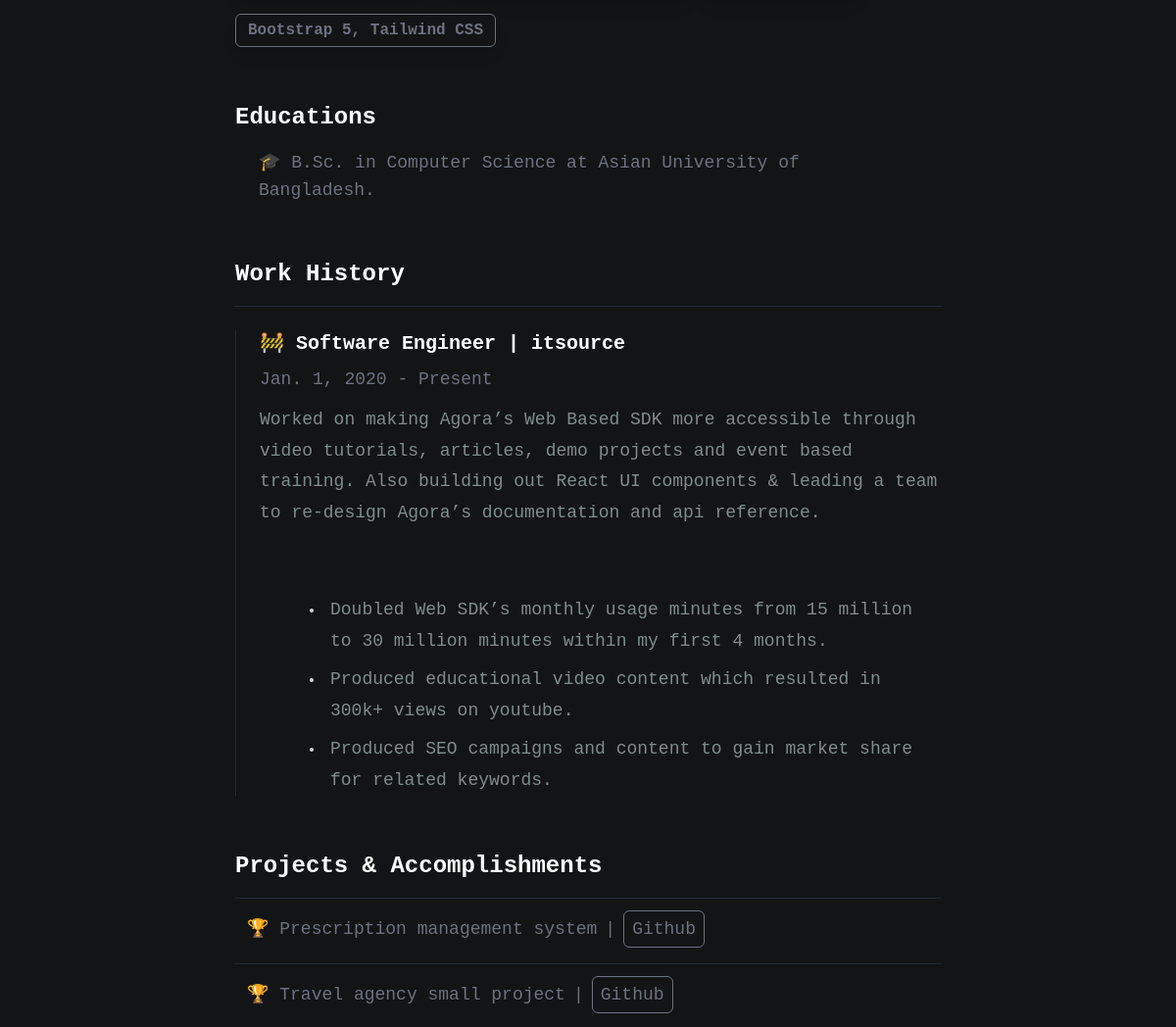
The app's page / (middle part), older data.
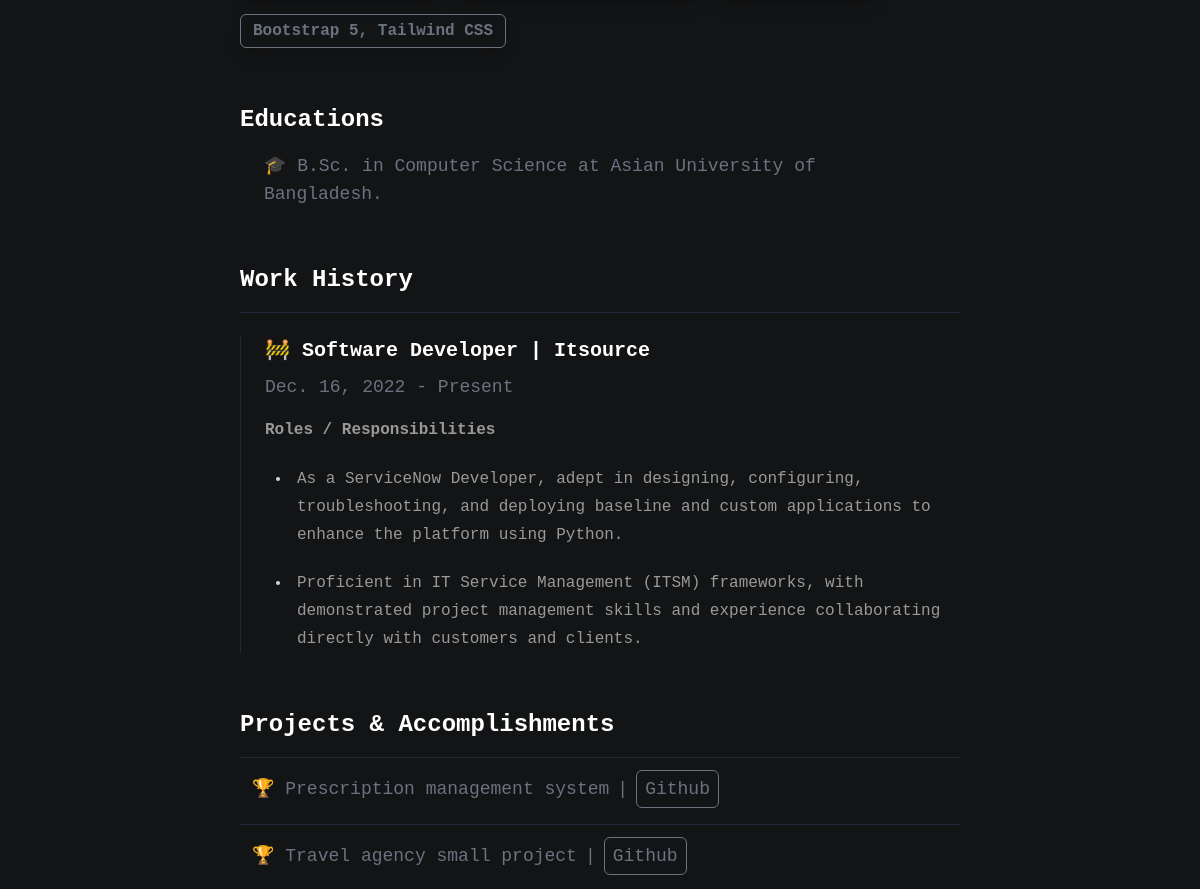
The same page, newer data.
### app_main/models.py (models this page shows, shortened)
class TechStackModel(models.Model):
    field = models.CharField(max_length=555, null=True, verbose_name="Add Field")
    class Meta:
        verbose_name = "Tech Stack"
        verbose_name_plural = "Tech Stacks"
        ordering = ["-id"]

class EducationsModel(models.Model):
    field = models.CharField(max_length=555, null=True, verbose_name="Add Field")
    class Meta:
        verbose_name = "Education"
        verbose_name_plural = "Educations"
        ordering = ["-id"]

class WorksModel(models.Model):
    designation = models.CharField(max_length=155, null=True)
    company = models.CharField(max_length=155, null=True, verbose_name="Company Name")
    link = models.URLField(null=True, blank=True, default="https://www.google.com/", verbose_name="Company Link")
    job_start_date = models.DateField(default=timezone.now)
    job_end_date = models.DateField(null=True, blank=True)
    details = RichTextUploadingField(null=True, verbose_name="Job Summary")
    class Meta:
        verbose_name = "Work History"
        verbose_name_plural = "Works History"
        ordering = ["-id"]

class ProjectsModel(models.Model):
    title = models.CharField(max_length=555, null=True, verbose_name="Project Title")
    link_git = models.URLField(null=True, blank=True, default="https://www.google.com/", verbose_name="Github Link")
    link_live = models.URLField(null=True, blank=True, default="https://www.google.com/", verbose_name="Live Link")
    class Meta:
        verbose_name = "Project & Accomplishment"
        verbose_name_plural = "Projects & Accomplishments"
        ordering = ["-id"]

### app_main/views.py (the view)
# urls.py: path("", index_view, name="index"),
def index_view(request):
    context = {
        'info': get_object_or_404(InfoModel, id=1),
        'skills': SkillsQualificationsModel.objects.all().order_by('id'),
        'stacks': TechStackModel.objects.all().order_by('id'),
        'edu': EducationsModel.objects.all().order_by('id'),
        'publications': PublicationModel.objects.all().order_by('id'),
        'projects': ProjectsModel.objects.all().order_by('-id'),
        'works': WorksModel.objects.all().order_by('id'),
    }
    return render(request, 'app_main/index.html', context)

### templates/app_main/index.html (shortened to what this page needs)
{% extends 'base.html' %}
{% load static %}
{% block main %}
    <section class="my-14">
        {% if stacks %}
        <div class="my-6 flex flex-wrap gap-4">
            {% for stack in stacks %}
           <div class="tech-button">
            {{ stack.field }}
           </div>
           {% endfor %}
        </div>
        {% endif %}
    </section>
    <section class="my-14">
        <h2 class="defulte-text-color text-2xl font-bold">Educations</h2>
        {% if edu %}
        <ul class="my-4 space-y-1 mx-6 text-gray-500 list-inside text-lg">
            {% for e in edu %}
            <li>🎓 {{ e.field }}</li>
            {% endfor %}
        </ul>
        {% endif %}
    </section>
    <section class="my-14">
        <h2 class="defulte-text-color text-2xl font-bold mb-4">Work History</h2>
        <div class="border-t border-gray-800 pb-6"> </div>
        {% if works %}
        {% for work in works %}
        <div class="border-l border-gray-800 pl-6 mb-8">
            <h3 class="defulte-text-color text-xl font-semibold mb-2">🚧 {{ work.designation }} | <a class="hover:text-yellow-400" target="_blank" href="{% if work.link %}{{ work.link }}{% else %}#{% endif %}">{{ work.company }}</a></h3>
            <span class="text-gray-500 text-lg font-medium ">{{ work.job_start_date }} - {% if work.job_end_date %}{{work.job_end_date}}{% else %}Present{% endif %}</span>
            <div class="mt-3 mb-3 prose prose-gray max-w-full">{{ work.details|safe }}</div>
        </div>
        {% endfor %}
        {% endif %}
    </section>
    <section class="my-14">
        <h2 class="defulte-text-color text-2xl font-bold mb-4">Projects & Accomplishments</h2>
        {% if projects %}
        <ul class="my-4 space-y-1 text-gray-500 list-inside text-lg font-medium">
            {% for pro in projects %}
            <li class="flex flex-wrap items-center gap-2 border-t border-gray-800 p-3"><a class="hover:text-yellow-400" href="{% if pro.link_git %}{{ pro.link_git }}{% else %}#{% endif %}" target="_blank">🏆 {{ pro.title }}</a> | <a class="border border-gray-500 rounded-md py-1 px-2 hover:text-yellow-400 hover:border-yellow-400" href="{% if pro.link_git %}{{ pro.link_git }}{% else %}#{% endif %}" target="_blank">Github</a> </li>
            {% endfor %}
        </ul>
        {% endif %}
    </section>
{% endblock main %}

### templates/base.html (shortened to what this page needs)
{% load static %}
<!doctype html>
<html>
<head>
  <link href="{% static 'css/output.css' %}" rel="stylesheet">
</head>
<body class="bg-main font-mono leading-none box-border">
    <main class="mx-auto sm:w-3/5 w-11/12">
    {% block main %}
    {% endblock main %}
    </main>
</body>
</html>

Row changes from the older to the newer data that the page shows:
changed WorksModel: designation "Software Engineer" → "Software Developer"; company "itsource" → "Itsource"; job_start_date "Jan. 1, 2020" → "Dec. 16, 2022"; details "Worked on making Agora’s Web Based SDK more accessible through video tutorials, articles, demo projects and event based training. Also building out React UI components & leading a team to re-design Agora’s documentation and api reference. Doubled Web SDK’s monthly usage minutes from 15 million to 30 million minutes within my first 4 months. Produced educational video content which resulted in 300k+ views on youtube. Produced SEO campaigns and content to gain market share for related keywords." → "Roles / Responsibilities As a ServiceNow Developer, adept in designing, configuring, troubleshooting, and deploying baseline and custom applications to enhance the platform using Python. Proficient in IT Service Management (ITSM) frameworks, with demonstrated project management skills and experience collaborating directly with customers and clients."
